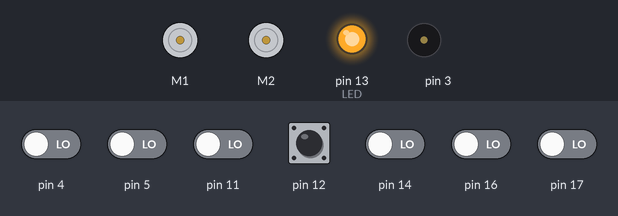
The sketch below on a simulated Arduino Uno, built with avr-gcc and run on an emulated ATmega328P. On the bench: 2 × DC motor (green arrow = forward, orange = backward, longer = faster), output pins drawn as LEDs (lit = HIGH), buzzer (waves = sounding). Inputs (shaded band) come from the test bench; at power-on: pin 12 HIGH, pin 4, pin 5, pin 11, pin 14, pin 16, pin 17 LOW. What the sketch prints to the serial monitor is not drawn.

Above: at 5.4 s.
5.5 s: pin 12 pulled LOW for 0.15 s
At 6.4 s:
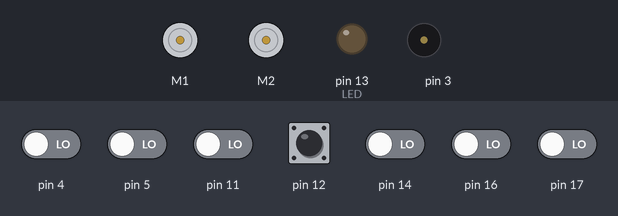
8.6 s: pin 4 driven HIGH
At 10.4 s:
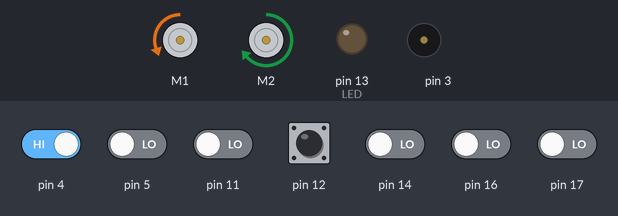
10.7 s: pin 17 driven HIGH
At 11.3 s:
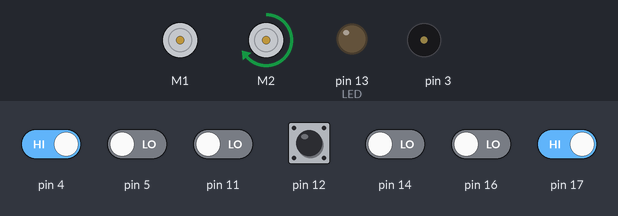
12.2 s: pin 4 driven LOW
At 13.2 s:
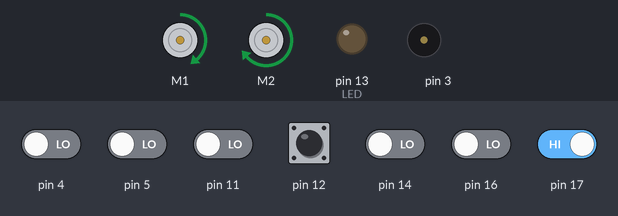
13.7 s: pin 11 driven HIGH
At 14.7 s:
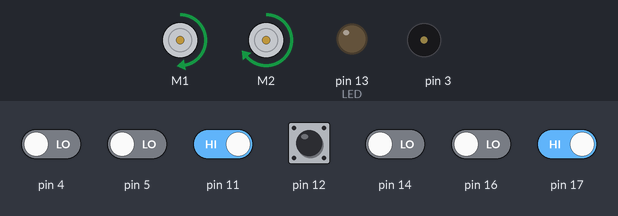
15.2 s: pin 17 driven LOW
At 16.5 s:
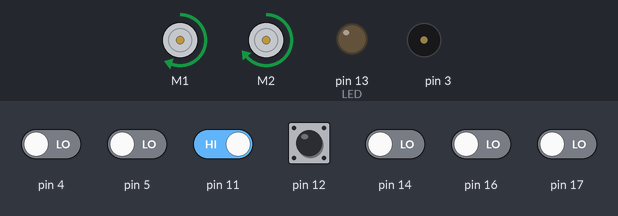
Timing chart, 0 to 17.7 s (numbered marks = the images above; inputs shaded):
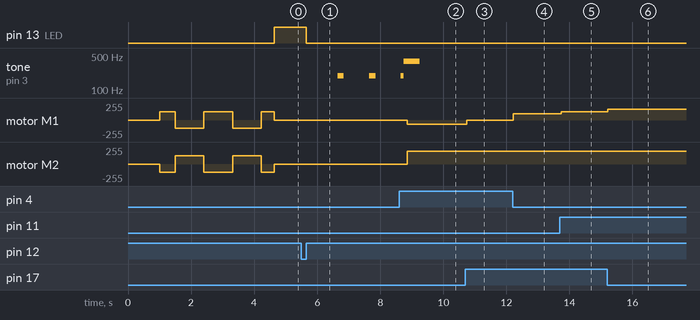

The sketch:

sketch_sep25a.ino
```cpp
 /*
 * Demo line-following code for the Pololu Zumo Robot
 *
 * This code will follow a black line on a white background, using a
 * PID-based algorithm.  It works decently on courses with smooth, 6"
 * radius curves and has been tested with Zumos using 30:1 HP and
 * 75:1 HP motors.  Modifications might be required for it to work
 * well on different courses or with different motors.
 *
 * https://www.pololu.com/catalog/product/2506
 * https://www.pololu.com
 * https://forum.pololu.com
 */


#include <Wire.h>
#include <ZumoShield.h>
#include <ZumoReflectanceSensorArray.h>
#include <Pushbutton.h>
#include <QTRSensors.h>
#define NUM_SENSORS 6
#define LED 13
#define QTR_THRESHOLD  1000

ZumoBuzzer buzzer;
ZumoReflectanceSensorArray reflectanceSensors;
ZumoMotors motors;
Pushbutton button(ZUMO_BUTTON);
int lastError = 0;
ZumoReflectanceSensorArray sensors(QTR_NO_EMITTER_PIN);

// This is the maximum speed the motors will be allowed to turn.
// (400 lets the motors go at top speed; decrease to impose a speed limit)
const int MAX_SPEED = 400;
int state=0;

bool sensor1;
bool sensor2;
bool sensor3;
bool sensor4;
bool sensor5;
bool sensor6;
int gamestage;

unsigned int sensor_values[NUM_SENSORS];

void waitForButtonAndCountDown()
{
  digitalWrite(LED, HIGH);
  button.waitForButton();
  digitalWrite(LED, LOW);

  // play audible countdown
  for (int i = 0; i < 3; i++)
  {
    delay(1000);
    buzzer.playNote(NOTE_G(3), 200, 15);
  }
  delay(100);
  buzzer.playNote(NOTE_G(4), 500, 15);
  delay(100);
}


void setup()
{
  /*
}
  // Play a little welcome song
  buzzer.play(">g32>>c32");

  // Initialize the reflectance sensors module
  reflectanceSensors.init();

  // Wait for the user button to be pressed and released
  button.waitForButton();

  // Turn on LED to indicate we are in calibration mode
  pinMode(13, OUTPUT);
  digitalWrite(13, HIGH);

  // Wait 1 second and then begin automatic sensor calibration
  // by rotating in place to sweep the sensors over the line*/
  delay(1000);
  int i;
  for(i = 0; i < 80; i++)
  {
    if ((i > 10 && i <= 30) || (i > 50 && i <= 70))
      motors.setSpeeds(-200, 200);
    else
      motors.setSpeeds(200, -200);
    reflectanceSensors.calibrate();

    // Since our counter runs to 80, the total delay will be
    // 80*20 = 1600 ms.
    delay(20);
  }
  motors.setSpeeds(0,0);

  // Turn off LED to indicate we are through with calibration
  digitalWrite(13, LOW);
  /*
  buzzer.play(">g32>>c32");
*/
  // Wait for the user button to be pressed and released
/*
  // Play music and wait for it to finish before we start driving.
  buzzer.play("L16 cdegreg4");
  while(buzzer.isPlaying());*/

  pinMode(LED, HIGH);

  waitForButtonAndCountDown();

  Serial.begin(9600);
  gamestage = 1;

}

void stopRobot()
{
  motors.setSpeeds(200, 200);
  Serial.write("Stop");
}

void forwardRobot()
{
  motors.setSpeeds(200, 200);
  Serial.write("Forward");
}

/************************************************************************************************************************left************************************************/
void left90Robot()
{
  motors.setSpeeds(300, -100);
 Serial.write("Left 90");
}

void left75Robot()
{
    motors.setSpeeds(300, 0);
    Serial.write("left 75");
}

void left50Robot()
{
    motors.setSpeeds(300, 150);
    Serial.write("Left 50");
}

void left25Robot()
{
    motors.setSpeeds(300, 200);
    Serial.write("left 25");
}
void left5Robot()
{
    motors.setSpeeds(300,250);
    Serial.write("left 5");
}
/***********************************************************************************************************************right************************************************/
void right90Robot()
{
  motors.setSpeeds(-100, 300);
 Serial.write("right 90");
}

void right75Robot()
{
    motors.setSpeeds(0, 300);
    Serial.write("right 75");
}

void right50Robot()
{
    motors.setSpeeds(150, 300);
    Serial.write("right 50");
}

void right25Robot()
{
    motors.setSpeeds(200, 300);
    Serial.write("right 25");
}
void right5Robot()
{
    motors.setSpeeds(250,300);
    Serial.write("right 5");

}

void stopit()
{
      if(gamestage == 1)
      {
        Serial.write("Start Pitstop");

        if(sensor1 && sensor2 && sensor3 && sensor4 && sensor5 && sensor6)
        {
        motors.setSpeeds(0,0);
        delay(1000);
        motors.setSpeeds(200,200);
        state = 1;
        gamestage = 0;
        Serial.write("Stop Pitstop");
        }
      }
//      else
//      {
//        state = 1;
//      }
}

void forward()
{

    if(!sensor1 && !sensor2 && sensor3 && sensor4 && !sensor5 && !sensor6)     // Move Forward
    {
       state = 1;
    }
}
/************************************************************************************************************************left************************************************/
void left90()
{
  if( !sensor1 && !sensor2 && !sensor3 && !sensor4 && !sensor5 && sensor6)
      {
        state = 2;
      }
}

void left75()
{
  if(!sensor1 && !sensor2 && !sensor3 && !sensor4 && sensor5 && sensor6)
  {
    state = 3;
  }
}

void left50()
{
  if(!sensor1 && !sensor2 && !sensor3 && !sensor4 && sensor5 && !sensor6)
  {
    state = 4;
  }
}

void left25()
{
  if(!sensor1 && !sensor2 && !sensor3 && sensor4 && sensor5 && !sensor6)
  {
    state = 5;
  }
}
void left5()
{
  if(!sensor1 && !sensor2 && !sensor3 && sensor4 && !sensor5 && !sensor6)
  {
    state = 6;
  }
}
/***********************************************************************************************************************right************************************************/

void right90()
{
  if( sensor1 && !sensor2 && !sensor3 && !sensor4 && !sensor5 && !sensor6)
      {
        state = 7;
      }
}

void right75()
{
  if(sensor1 && sensor2 && !sensor3 && !sensor4 && !sensor5 && !sensor6)
  {
    state = 8;
  }
}

void right50()
{
  if(!sensor1 && sensor2 && !sensor3 && !sensor4 && !sensor5 && !sensor6)
  {
    state = 9;
  }
}

void right25()
{
  if(!sensor1 && sensor2 && sensor3 && !sensor4 && !sensor5 && !sensor6)
  {
    state = 10;
  }
}
void right5()
{
  if(!sensor1 && !sensor2 && sensor3 && !sensor4 && !sensor5 && !sensor6)
  {
    state = 11;
  }
}

void loop(){
  sensors.read(sensor_values);
  //actions();

sensor1 = sensor_values[0] >  QTR_THRESHOLD;
sensor2 = sensor_values[1] >  QTR_THRESHOLD;
sensor3 = sensor_values[2] >  QTR_THRESHOLD;
sensor4 = sensor_values[3] >  QTR_THRESHOLD;
sensor5 = sensor_values[4] >  QTR_THRESHOLD;
sensor6 = sensor_values[5] >  QTR_THRESHOLD;

/*
 * State selection
 */


switch(state)
{
  case 0 :            //stop case
    stopRobot();
    left90();
    left75();
    left50();
    left25();
    left5();
    right90();
    right75();
    right50();
    right25();
    right5();
    forward();


  break;
  case 1 :            //forward case
    forwardRobot();
    left90();
    left75();
    left50();
    left25();
    left5();
    right90();
    right75();
    right50();
    right25();
    right5();
    stopit();


  break;
  case 2 :            //left case
    left90Robot();
    left75();
    left50();
    left25();
    left5();
    right90();
    right75();
    right50();
    right25();
    right5();
    stopit();
    forward();


  break;
  case 3 :
     left75Robot();
    left90();
    left50();
    left25();
    left5();
    right90();
    right75();
    right50();
    right25();
    right5();
    stopit();
    forward();


  break;
  case 4 :
      left50Robot();
    left90();
    left75();
    left25();
    left5();
    right90();
    right75();
    right50();
    right25();
    right5();
    stopit();
    forward();


  break;
  case 5 :
      left25Robot();
    right90();
    right75();
    right50();
    right25();
    right5();
    stopit();
    forward();
    left90();
    left75();
    left50();
    left5();

  break;
  case 6:
      left5Robot();
    left90();
    left75();
    left50();
    left25();
    right90();
    right75();
    right50();
    right25();
    right5();
    stopit();
    forward();


  break;
  case 7 :            //right case
    right90Robot();
    left90();
    left75();
    left50();
    left25();
    left5();
    right75();
    right50();
    right25();
    right5();
    stopit();
    forward();


  break;
  case 8 :
      right75Robot();
    left90();
    left75();
    left50();
    left25();
    left5();
    right90();
    right50();
    right25();
    right5();
    stopit();
    forward();


  break;
  case 9:
      right50Robot();
    left90();
    left75();
    left50();
    left25();
    left5();
    right90();
    right75();
    right25();
    right5();
    stopit();
    forward();


  break;
  case 10:
      right25Robot();
    left90();
    left75();
    left50();
    left25();
    left5();
    right90();
    right75();
    right50();
    right5();
    stopit();
    forward();


  break;
  case 11:
      right5Robot();
    left90();
    left75();
    left50();
    left25();
    left5();
    right90();
    right75();
    right50();
    right25();
    stopit();
    forward();


  break;

  default:
  state = 0;
  break;

}
      Serial.write(state);

}
```

Measured:
- after the input at 5.5 s, pin 13 (LED): HIGH → LOW after 0.15 s; tone on pin 3: alternates 195 Hz for 0.20 s and silent for 0.80 s, starting after 1.2 s
- after the input at 8.6 s, motor M1: stopped → backward 63/255 after 0.26 s; motor M2: stopped → forward 191/255 after 0.26 s
- after the input at 10.7 s, motor M1: backward 63/255 → stopped at once
- after the input at 12.2 s, motor M1: stopped → forward 95/255 at once
- after the input at 13.7 s, motor M1: forward 95/255 → forward 127/255 at once
- after the input at 15.2 s, motor M1: forward 127/255 → forward 159/255 at once
